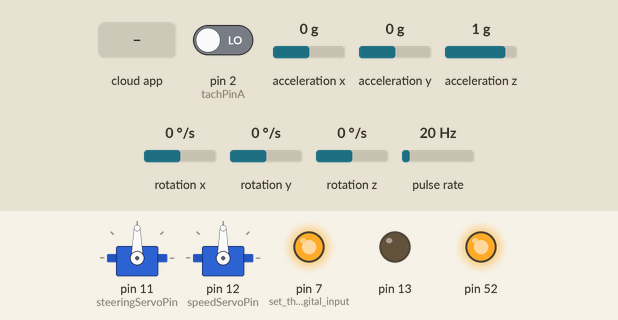
A sketch run on a simulated Arduino Mega 2560, built with avr-gcc and run on an emulated ATmega2560. Shown: 2 × servo, output pins drawn as LEDs (lit = HIGH). Wiring (inferred from the names in the program): pulse sensor: data pin 3; MPU-6050 motion sensor at I2C address 0x68. The inputs (shaded band) are chosen by the test bench; at power-on: pin 2 (tachPinA) LOW, acceleration x 0 g, acceleration y 0 g, acceleration z 1 g, rotation x 0 °/s, rotation y 0 °/s, rotation z 0 °/s, pulse rate 20 Hz. The ROS host is connected and sends only what is stated.

Above: at 4.8 s.
4.9 s: the phone or cloud app sets speedCommand to -100
At 5.4 s:
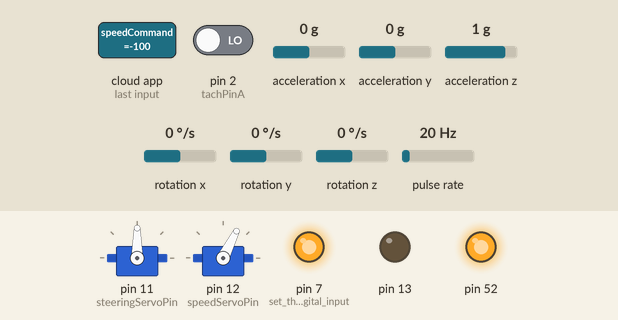
6.4 s: the phone or cloud app sets speedCommand to 100
At 6.9 s:
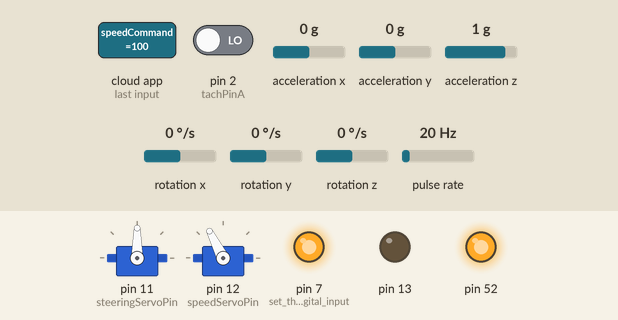
7.9 s: the phone or cloud app sets speedCommand to 0
At 8.2 s:
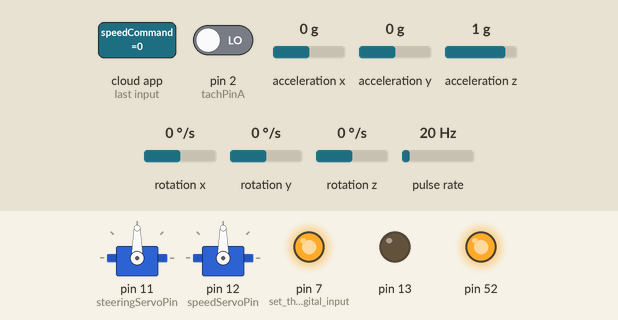
Timing chart, 0 to 10.9 s (numbered marks = the images above; inputs shaded):
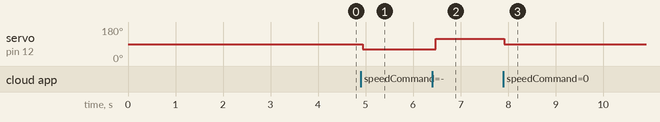

The sketch:

arduino_odometry.ino
```cpp
/*
 * rosserial::std_msgs::Time Test
 * Publishes current time
 */
#include <Arduino.h>
#include <ros.h>
#include <stdint.h>
//#include <ros/time.h>
//#include <std_msgs/MultiArrayLayout.h>
#include <std_msgs/Int16.h>
#include <std_msgs/Int16MultiArray.h>
#include <std_msgs/Float32.h>
#include <std_msgs/Float32MultiArray.h>


//#include <std_msgs/Float32MultiArray.h>
#include <std_msgs/Float32MultiArray.h>

#include <std_msgs/MultiArrayDimension.h>
#include<Wire.h> //wire library is just for I2C stuff
//#include <std_msgs/Int32MultiArray.h>

#include <Servo.h>

int imu_on=1;

const int MPU=0x68;  // I2C address of the MPU-60D0
const int tachPinA = 2;
const int tachPinB = 3;

int16_t AcX,AcY,AcZ,Tmp,GyX,GyY,GyZ,dist,tacState, totalDist = 0;
unsigned long oldTime;
float Speed=0;
float TicCoef=1.3522*.5; // mm/tic

ros::NodeHandle  nh;


std_msgs:: Int16MultiArray test;
ros::Publisher p("testDat", &test);

const int steeringServoPin = 11;
const int speedServoPin = 12;


//**Steering Servo setup***********
Servo steeringServo;
int maxSteerAngle = 23;
int servoTrim = 0;  //positive trim goes left
int servoRange = 90;  //rotational range of servo, from full CW to full CCW
int steeringDemand;
//************************


//***************
// **NOTE: need to fix limits here!!!*****
//***************

//**Velocity Servo setup***********
Servo speedServo;
float maxSpeed = 4;  // m/s
int speedTrim = 5;  //positive trim goes left
int speedRange = 90;  //rotational range of servo, from full CW to full CCW
int speedDemand;
//************************

int maxPower = 30;


//**Loop control variables****
int sampleDurration = 100; // time to sample sensors in ms
unsigned long sampleStartTime;
unsigned int numSamples;


const int calCycles = 400;

int16_t GyXcal = 0;
int16_t GyYcal = 0;
int16_t GyZcal = 0;
int16_t AcXcal = 0;
int16_t AcYcal = 0;
int16_t AcZcal = 0;

int32_t AcXAccm, AcYAccm, AcZAccm, GyXAccm, GyYAccm, GyZAccm;


long curSteerTime = 0;
long lastSteerTime = 0;
float curSteerError = 0;
float lastSteerError = 0;
float steerP = 1.0;
float steerD = 5.0; //was x 100

  void steerCommand_cb( const std_msgs::Float32& steer_cmd_msg)
  {
    curSteerTime = micros();

    curSteerError = steer_cmd_msg.data;

    if(lastSteerTime > 5000)
      setSteerAngle( curSteerError*steerP + ((curSteerError - lastSteerError)*steerD) / (curSteerTime - lastSteerTime));
    else
      setSteerAngle(0);

    lastSteerError = curSteerError;
    lastSteerTime = curSteerTime;
  }


long curSpeedTime = 0;
long lastSpeedTime = 0;
float curSpeedError = 0;
float lastSpeedError = 0;
float speedP = 1.0;
float speedFF = 10.0;
float speedSP = 0;

  void speedCommand_cb( const std_msgs::Float32& speed_cmd_msg)
  {
    speedSP = speed_cmd_msg.data;

    setPower(speedSP*speedFF /* + (speedSP - Speed)*/ );
  }


//ros::Subscriber<std_msgs::Float32MultiArray> sub("carCommand", carCommand_cb);
ros::Subscriber<std_msgs::Float32> steerSub("steerCommand", steerCommand_cb);

ros::Subscriber<std_msgs::Float32> speedSub("speedCommand", speedCommand_cb);


void setup()
{
  if(imu_on)
  {
    Wire.begin();
    Wire.beginTransmission(MPU);
    Wire.write(0x6B);  // PWR_MGMT_1 register
    Wire.write(0);     // set to zero (wakes up the MPU-6050)
    Wire.endTransmission(true);
  }
  Serial.begin(57600);
  pinMode(7,OUTPUT); //set them to digital inputs and outputs
  pinMode(3,INPUT);
  pinMode(2,INPUT);
  digitalWrite(7,HIGH);
  pinMode(13, OUTPUT);
  nh.initNode();
  //test.layout.dim_length=1;
  test.data_length=5;
  //test.layout.dim[0].label = "AX" ;
  //test.layout.dim[0].size = 8;
  //test.layout.dim[0].stride = 1*8;
  test.layout.data_offset = 0;
  nh.subscribe(steerSub);
  nh.subscribe(speedSub);

  nh.advertise(p);
  totalDist=0;
  attachInterrupt(1, TachRead, CHANGE);

  //Set pin 52 to high (5v) to act as power for IMU breakout board
  pinMode(52,OUTPUT);
  digitalWrite(52,HIGH);

  //Steering setup
  steeringServo.attach(steeringServoPin);
  steeringDemand = 0;
  speedServo.attach(speedServoPin);
  speedDemand = 0;


  //setSteerAngle(0);


  delay(3000);

  // ** Sample gyro for set number of cycles **
  if(imu_on)
  {
  for (int i = 0; i < calCycles; i++) {
    Wire.beginTransmission(MPU);
    Wire.write(0x3B);  // starting with register 0x3B (ACCEL_XOUT_H)
    Wire.endTransmission(false);
    Wire.requestFrom(MPU,14,true);  // request a total of 14 registers

    // All of these numbers are 2 bytes long, signed floats
    AcX=Wire.read()<<8|Wire.read();  // 0x3B (ACCEL_XOUT_H) & 0x3C (ACCEL_XOUT_L)
    AcY=Wire.read()<<8|Wire.read();  // 0x3D (ACCEL_YOUT_H) & 0x3E (ACCEL_YOUT_L)
    AcZ=Wire.read()<<8|Wire.read();  // 0x3F (ACCEL_ZOUT_H) & 0x40 (ACCEL_ZOUT_L)
    Tmp=Wire.read()<<8|Wire.read();  // 0x41 (TEMP_OUT_H) & 0x42 (TEMP_OUT_L)
    GyX=Wire.read()<<8|Wire.read();  // 0x43 (GYRO_XOUT_H) & 0x44 (GYRO_XOUT_L)
    GyY=Wire.read()<<8|Wire.read();  // 0x45 (GYRO_YOUT_H) & 0x46 (GYRO_YOUT_L)
    GyZ=Wire.read()<<8|Wire.read();  // 0x47 (GYRO_ZOUT_H) & 0x48 (GYRO_ZOUT_L)

    AcXcal += AcX;
    AcYcal += AcY;
    AcZcal += AcZ;
    GyXcal += GyX;
    GyYcal += GyY;
    GyZcal += GyZ;
  }
  }

  AcXcal /= calCycles;
  AcYcal /= calCycles;
  AcZcal /= calCycles;
  GyXcal /= calCycles;
  GyYcal /= calCycles;
  GyZcal /= calCycles;

  /*
  delay(500);
  //Steering test and reset
  setSteerAngle(-5);
  //Serial.print("Servo-15");
  delay(500);
  setSteerAngle(5);
  //Serial.print("Servo 15");
  delay(500);
  setSteerAngle(0);
  //Serial.print("Servo 0");
  */

  oldTime=millis();
 }


void loop()
{


  AcXAccm = 0;
  AcYAccm = 0;
  AcZAccm = 0;
  GyXAccm = 0;
  GyYAccm = 0;
  GyZAccm = 0;

  numSamples = 0;

  sampleStartTime = millis();

  /*do
  {
    Wire.beginTransmission(MPU);
    Wire.write(0x3B);  // starting with register 0x3B (ACCEL_XOUT_H)
    Wire.endTransmission(false);
    Wire.requestFrom(MPU,14,true);  // request a total of 14 registers

    // All of these numbers are 2 bytes long, signed floats
    AcX=Wire.read()<<8|Wire.read();  // 0x3B (ACCEL_XOUT_H) & 0x3C (ACCEL_XOUT_L)
    AcY=Wire.read()<<8|Wire.read();  // 0x3D (ACCEL_YOUT_H) & 0x3E (ACCEL_YOUT_L)
    AcZ=Wire.read()<<8|Wire.read();  // 0x3F (ACCEL_ZOUT_H) & 0x40 (ACCEL_ZOUT_L)
    Tmp=Wire.read()<<8|Wire.read();  // 0x41 (TEMP_OUT_H) & 0x42 (TEMP_OUT_L)
    GyX=Wire.read()<<8|Wire.read();  // 0x43 (GYRO_XOUT_H) & 0x44 (GYRO_XOUT_L)
    GyY=Wire.read()<<8|Wire.read();  // 0x45 (GYRO_YOUT_H) & 0x46 (GYRO_YOUT_L)
    GyZ=Wire.read()<<8|Wire.read();  // 0x47 (GYRO_ZOUT_H) & 0x48 (GYRO_ZOUT_L)

    AcX = AcX - AcXcal;
    AcY = AcY - AcYcal;
    AcZ = AcZ - AcZcal;
    GyX = GyX - GyXcal;
    GyY = GyY - GyYcal;
    GyZ = GyZ - GyZcal;

    AcXAccm += AcX;
    AcYAccm += AcY;
    AcZAccm += AcZ;
    GyXAccm += GyX;
    GyYAccm += GyY;
    GyZAccm += GyZ;

    numSamples++;

   // delay(1);

  } while (millis() <= sampleStartTime + sampleDurration);


  AcX = AcXAccm / numSamples;
  AcY = AcYAccm / numSamples;
  AcZ = AcZAccm / numSamples;
  GyX = GyXAccm / numSamples;
  GyY = GyYAccm / numSamples;
  GyZ = GyZAccm / numSamples;
  */

  // **** Read IMU ****
  if(imu_on)
  {
    Wire.beginTransmission(MPU);
    Wire.write(0x3B);  // starting with register 0x3B (ACCEL_XOUT_H)
    Wire.endTransmission(false);
    Wire.requestFrom(MPU,14,true);  // request a total of 14 registers

    AcX=Wire.read()<<8|Wire.read();  // 0x3B (ACCEL_XOUT_H) & 0x3C (ACCEL_XOUT_L)
    AcY=Wire.read()<<8|Wire.read();  // 0x3D (ACCEL_YOUT_H) & 0x3E (ACCEL_YOUT_L)
    AcZ=Wire.read()<<8|Wire.read();  // 0x3F (ACCEL_ZOUT_H) & 0x40 (ACCEL_ZOUT_L)
    Tmp=Wire.read()<<8|Wire.read();  // 0x41 (TEMP_OUT_H) & 0x42 (TEMP_OUT_L)
    GyX=Wire.read()<<8|Wire.read();  // 0x43 (GYRO_XOUT_H) & 0x44 (GYRO_XOUT_L)
    GyY=Wire.read()<<8|Wire.read();  // 0x45 (GYRO_YOUT_H) & 0x46 (GYRO_YOUT_L)
    GyZ=Wire.read()<<8|Wire.read();  // 0x47 (GYRO_ZOUT_H) & 0x48 (GYRO_ZOUT_L)

    AcX = AcX - AcXcal;
    AcY = AcY - AcYcal;
    AcZ = AcZ - AcZcal;
    GyX = GyX - GyXcal;
    GyY = GyY - GyYcal;
    GyZ = GyZ - GyZcal;

  }

  test.data[1]=GyX;
  test.data[2]=GyY;
  test.data[3]=GyZ;

  test.data[4]=dist;
//  Serial.print
  Speed=(dist*TicCoef/1000)/(float(millis()-oldTime)/1000);
  oldTime=millis();
  totalDist=totalDist+dist;
  dist=0;


  //Serial.print("speed: ");Serial.println(Speed);


  //Serial.print("GX: "); Serial.print(GyX);
  //Serial.print("\tdist: "); Serial.print(totalDist);
  //Serial.print("\tGZ: "); Serial.println(GyZ);

  p.publish( &test );
  nh.spinOnce();
  delay(100);
}


void TachRead ()
{
    if (digitalRead(tachPinA)==digitalRead(tachPinB))
      dist--;
    else
      dist++;
}

void setSteerAngle(float _angleIn)
{
  _angleIn = 1*constrain(_angleIn, -1*maxSteerAngle, maxSteerAngle) + servoTrim + 90;
  steeringServo.write(_angleIn);
}

void setPower(float _powerIn)
{
  _powerIn = constrain(_powerIn, -1*maxPower, maxPower);
  _powerIn = map(_powerIn, -100, 100, 0, 180);
 //Serial.print("power set: "); Serial.print(_powerIn);
  speedServo.write(_powerIn);
}
```

Measured:
- after the input at 4.9 s, servo on pin 12 (speedServoPin): 90° → 63° at once
- after the input at 6.4 s, servo on pin 12 (speedServoPin): 63° → 117° after 0.08 s
- after the input at 7.9 s, servo on pin 12 (speedServoPin): 117° → 90° at once
